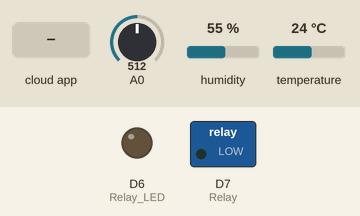
Recording of a sketch running on a simulated ESP8266 (NodeMCU). Parts: switched loads named in the sketch (green lamp = pin HIGH), output pins drawn as LEDs (lit = HIGH). The test bench sets the inputs (shaded band); at power-on: A0 = 512, humidity 55 %, temperature 24 °C. What the sketch prints to the serial monitor is not drawn.

Above: at 2.7 s.
2.8 s: the phone or cloud app sets led to 1
At 12.3 s:
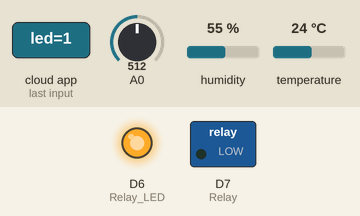
13.2 s: the phone or cloud app sets pump to 3
At 23.0 s:
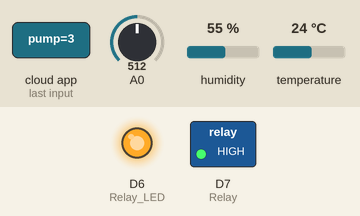
23.3 s: the phone or cloud app sets led to 0
At 33.1 s:
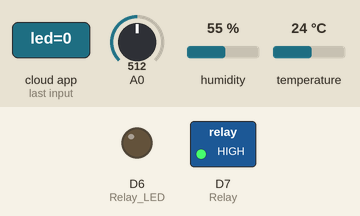
33.4 s: the phone or cloud app sets pump to 2
At 42.8 s:
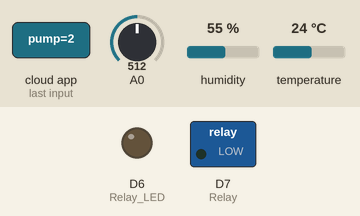
43.6 s: the phone or cloud app sets pump to 1
At 52.7 s:
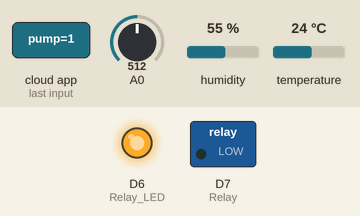
53.7 s: the phone or cloud app sets pump to 0
At 63.6 s:
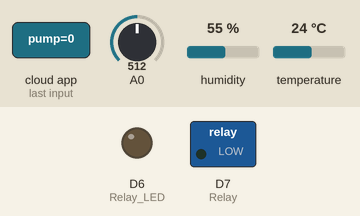
Timing chart, 0 to 64.8 s (numbered marks = the images above; inputs shaded):
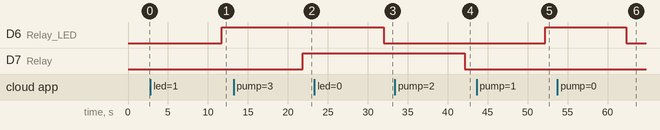

Measured:
- after the input at 2.8 s, D6 (Relay_LED): LOW → HIGH after 8.9 s
- after the input at 13.2 s, D7 (Relay): LOW → HIGH after 8.7 s
- after the input at 23.3 s, D6 (Relay_LED): HIGH → LOW after 8.7 s
- after the input at 33.4 s, D7 (Relay): HIGH → LOW after 8.7 s
- after the input at 43.6 s, D6 (Relay_LED): LOW → HIGH after 8.6 s
- after the input at 53.7 s, D6 (Relay_LED): HIGH → LOW after 8.6 s

The sketch:

main.ino
```cpp
#include "config.h"
#include "DHT.h"
#define DHT11PIN D4
#define DHTTYPE DHT11
uint8_t Relay = D7;
uint8_t Relay_LED = D6;

AdafruitIO_Feed *led = io.feed("led");
AdafruitIO_Feed *pump = io.feed("pump");
AdafruitIO_Feed *nhietdo = io.feed("nhietdo");
AdafruitIO_Feed *doamdat = io.feed("doamdat");
AdafruitIO_Feed *doamkk = io.feed("doamkk");
DHT DHT(DHT11PIN, DHTTYPE);

void handleMessage(AdafruitIO_Data *data) {

  Serial.print("received <- ");
  Serial.println(data->toInt());
  if(data->toInt() == 1){
    digitalWrite(Relay_LED, HIGH);
    Serial.println("LED: ON");
  }
  else if (data->toInt() == 0) {
    digitalWrite(Relay_LED, LOW);
    Serial.println("LED: OFF");
  }
  else if (data->toInt() == 2) {
    digitalWrite(Relay, LOW);
    Serial.println("PUMP: OFF");
  }
  else if (data->toInt() == 3) {
    digitalWrite(Relay, HIGH);
    Serial.println("PUMP: ON");
  }

}

void setup() {
  DHT.begin();
  pinMode (2, INPUT);
  pinMode(A0, INPUT);
  pinMode (13, OUTPUT);
  // pinMode (5, OUTPUT);
  digitalWrite(Relay, LOW);
  pinMode(Relay, OUTPUT);
  digitalWrite(Relay_LED, LOW);
  pinMode(Relay_LED, OUTPUT);
  // start the serial connection
  Serial.begin(9600);

  // wait for serial monitor to open
  while(! Serial);

  // connect to io.adafruit.com
  Serial.print("Connecting to Adafruit IO");
  io.connect();
  led->onMessage(handleMessage);
  pump->onMessage(handleMessage);
  // wait for a connection
  while(io.status() < AIO_CONNECTED) {
    Serial.print(".");
    delay(500);
  }
  // we are connected
  Serial.println();
  Serial.println(io.statusText());
  led->get();
  pump->get();
}

void loop() {

  io.run();
  // pump->onMessage(handleMessage);
  float h = DHT.readHumidity();
  float t = DHT.readTemperature();
  int value = analogRead(A0);
  int blynkVal = map(value,1023,0,0,100);
  Serial.print("Nhiet do: ");
  Serial.println(t);
  Serial.print("Do am: ");
  Serial.println(h);
  Serial.print("Do am dat: ");
  Serial.println(blynkVal);
  Serial.println();
  nhietdo->save(t);
  doamkk->save(h);
  doamdat->save(blynkVal);
  delay(10000);

}
```

config.h
```cpp
/************************ Adafruit IO Config *******************************/

// visit io.adafruit.com if you need to create an account,
// or if you need your Adafruit IO key.
#define IO_USERNAME "minicorio09"
#define IO_KEY "aio_TItQ91ASCitCD0ZGEnSnySL8xNbn"

/******************************* WIFI **************************************/

// the AdafruitIO_WiFi client will work with the following boards:
//   - HUZZAH ESP8266 Breakout -> https://www.adafruit.com/products/2471
//   - Feather HUZZAH ESP8266 -> https://www.adafruit.com/products/2821
//   - Feather HUZZAH ESP32 -> https://www.adafruit.com/product/3405
//   - Feather M0 WiFi -> https://www.adafruit.com/products/3010
//   - Feather WICED -> https://www.adafruit.com/products/3056
//   - Adafruit PyPortal -> https://www.adafruit.com/product/4116
//   - Adafruit Metro M4 Express AirLift Lite ->
//   https://www.adafruit.com/product/4000
//   - Adafruit AirLift Breakout -> https://www.adafruit.com/product/4201
//   - Adafruit AirLift Shield -> https://www.adafruit.com/product/4285
//   - Adafruit AirLift FeatherWing -> https://www.adafruit.com/product/4264

#define WIFI_SSID "IphoneX"
#define WIFI_PASS "00000000"

// uncomment the following line if you are using airlift
// #define USE_AIRLIFT

// uncomment the following line if you are using winc1500
// #define USE_WINC1500

// uncomment the following line if you are using mrk1010 or nano 33 iot
//#define ARDUINO_SAMD_MKR1010

// comment out the following lines if you are using fona or ethernet
#include "AdafruitIO_WiFi.h"

#if defined(USE_AIRLIFT) || defined(ADAFRUIT_METRO_M4_AIRLIFT_LITE) ||         \
    defined(ADAFRUIT_PYPORTAL)
#if !defined(SPIWIFI_SS)
#define SPIWIFI SPI
#define SPIWIFI_SS 10 // Chip select pin
#define NINA_ACK 9    // a.k.a BUSY or READY pin
#define NINA_RESETN 6 // Reset pin
#define NINA_GPIO0 -1 // Not connected
#endif
AdafruitIO_WiFi io(IO_USERNAME, IO_KEY, WIFI_SSID, WIFI_PASS, SPIWIFI_SS,
                   NINA_ACK, NINA_RESETN, NINA_GPIO0, &SPIWIFI);
#else
AdafruitIO_WiFi io(IO_USERNAME, IO_KEY, WIFI_SSID, WIFI_PASS);
#endif
/******************************* FONA **************************************/

// the AdafruitIO_FONA client will work with the following boards:
//   - Feather 32u4 FONA -> https://www.adafruit.com/product/3027

// uncomment the following two lines for 32u4 FONA,
// and comment out the AdafruitIO_WiFi client in the WIFI section
// #include "AdafruitIO_FONA.h"
// AdafruitIO_FONA io(IO_USERNAME, IO_KEY);

/**************************** ETHERNET ************************************/

// the AdafruitIO_Ethernet client will work with the following boards:
//   - Ethernet FeatherWing -> https://www.adafruit.com/products/3201

// uncomment the following two lines for ethernet,
// and comment out the AdafruitIO_WiFi client in the WIFI section
// #include "AdafruitIO_Ethernet.h"
// AdafruitIO_Ethernet io(IO_USERNAME, IO_KEY);
```
